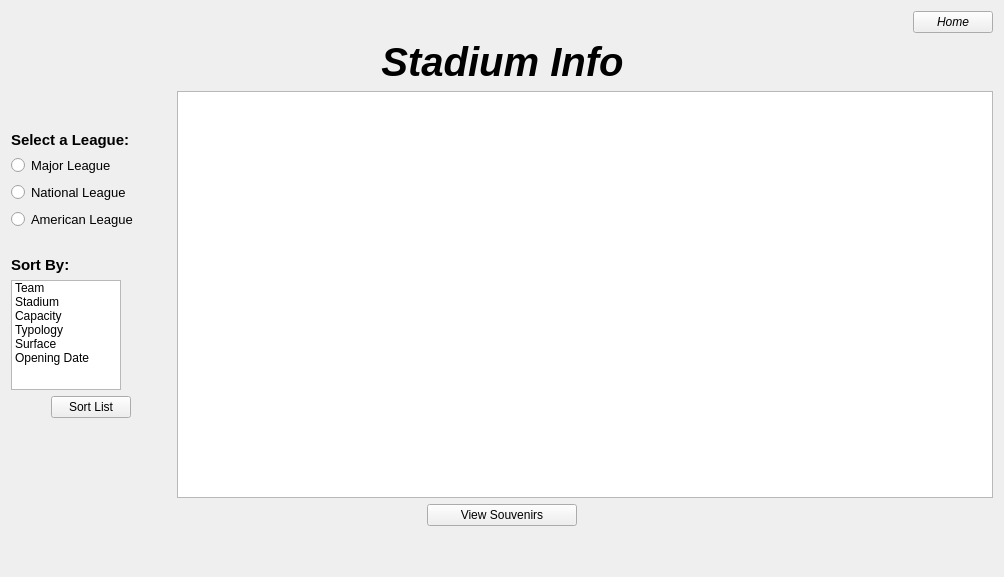
      <widget class="QWidget" name="page_infoStadiums">
       <layout class="QGridLayout" name="gridLayout_3">
        <item row="4" column="0">
         <layout class="QHBoxLayout" name="horizontalLayout_6">
          <item>
           <spacer name="horizontalSpacer_8">
            <property name="orientation">
             <enum>Qt::Horizontal</enum>
            </property>
            <property name="sizeHint" stdset="0">
             <size>
              <width>40</width>
              <height>20</height>
             </size>
            </property>
           </spacer>
          </item>
          <item>
           <widget class="QPushButton" name="stadiumsPg_btn_viewSouvenirs">
            <property name="sizePolicy">
             <sizepolicy hsizetype="Minimum" vsizetype="Fixed">
              <horstretch>1</horstretch>
              <verstretch>0</verstretch>
             </sizepolicy>
            </property>
            <property name="minimumSize">
             <size>
              <width>150</width>
              <height>0</height>
             </size>
            </property>
            <property name="maximumSize">
             <size>
              <width>150</width>
              <height>16777215</height>
             </size>
            </property>
            <property name="text">
             <string>View Souvenirs</string>
            </property>
           </widget>
          </item>
          <item>
           <spacer name="horizontalSpacer_9">
            <property name="orientation">
             <enum>Qt::Horizontal</enum>
            </property>
            <property name="sizeHint" stdset="0">
             <size>
              <width>40</width>
              <height>20</height>
             </size>
            </property>
           </spacer>
          </item>
         </layout>
        </item>
        <item row="3" column="0">
         <layout class="QFormLayout" name="formLayout">
          <property name="sizeConstraint">
           <enum>QLayout::SetNoConstraint</enum>
          </property>
          <property name="formAlignment">
           <set>Qt::AlignLeading|Qt::AlignLeft|Qt::AlignTop</set>
          </property>
          <property name="horizontalSpacing">
           <number>6</number>
          </property>
          <property name="verticalSpacing">
           <number>6</number>
          </property>
          <item row="0" column="0">
           <layout class="QVBoxLayout" name="verticalLayout">
            <item>
             <spacer name="verticalSpacer_14">
              <property name="orientation">
               <enum>Qt::Vertical</enum>
              </property>
              <property name="sizeHint" stdset="0">
               <size>
                <width>20</width>
                <height>40</height>
               </size>
              </property>
             </spacer>
            </item>
            <item>
             <widget class="QLabel" name="stadiumsPg_label_selectLeague">
              <property name="font">
               <font>
                <pointsize>11</pointsize>
                <weight>75</weight>
                <bold>true</bold>
               </font>
              </property>
              <property name="text">
               <string>Select a League:</string>
              </property>
             </widget>
            </item>
            <item>
             <widget class="QRadioButton" name="stadiumsPg_radio_MLB">
              <property name="font">
               <font>
                <pointsize>10</pointsize>
               </font>
              </property>
              <property name="text">
               <string>Major League</string>
              </property>
             </widget>
            </item>
            <item>
             <widget class="QRadioButton" name="stadiumsPg_radio_NL">
              <property name="font">
               <font>
                <pointsize>10</pointsize>
               </font>
              </property>
              <property name="text">
               <string>National League</string>
              </property>
             </widget>
            </item>
            <item>
             <widget class="QRadioButton" name="stadiumsPg_radio_AL">
              <property name="font">
               <font>
                <pointsize>10</pointsize>
               </font>
              </property>
              <property name="text">
               <string>American League</string>
              </property>
             </widget>
            </item>
            <item>
             <layout class="QVBoxLayout" name="verticalLayout_3"/>
            </item>
            <item>
             <spacer name="horizontalSpacer_29">
              <property name="orientation">
               <enum>Qt::Horizontal</enum>
              </property>
              <property name="sizeHint" stdset="0">
               <size>
                <width>40</width>
                <height>20</height>
               </size>
              </property>
             </spacer>
            </item>
            <item>
             <layout class="QVBoxLayout" name="verticalLayout_4"/>
            </item>
            <item>
             <widget class="QLabel" name="stadiumsPg_label_sortBy">
              <property name="font">
               <font>
                <pointsize>11</pointsize>
                <weight>75</weight>
                <bold>true</bold>
               </font>
              </property>
              <property name="text">
               <string>Sort By:</string>
              </property>
             </widget>
            </item>
            <item>
             <layout class="QHBoxLayout" name="horizontalLayout_4">
              <property name="spacing">
               <number>0</number>
              </property>
              <property name="sizeConstraint">
               <enum>QLayout::SetDefaultConstraint</enum>
              </property>
              <item>
               <widget class="QListWidget" name="stadiumsPg_list_sorts">
                <property name="sizePolicy">
                 <sizepolicy hsizetype="Fixed" vsizetype="Fixed">
                  <horstretch>0</horstretch>
                  <verstretch>0</verstretch>
                 </sizepolicy>
                </property>
                <property name="maximumSize">
                 <size>
                  <width>110</width>
                  <height>110</height>
                 </size>
                </property>
                <property name="font">
                 <font>
                  <pointsize>9</pointsize>
                 </font>
                </property>
                <property name="currentRow">
                 <number>-1</number>
                </property>
                <property name="sortingEnabled">
                 <bool>false</bool>
                </property>
                <item>
                 <property name="text">
                  <string>Team</string>
                 </property>
                </item>
                <item>
                 <property name="text">
                  <string>Stadium</string>
                 </property>
                </item>
                <item>
                 <property name="text">
                  <string>Capacity</string>
                 </property>
                </item>
                <item>
                 <property name="text">
                  <string>Typology</string>
                 </property>
                </item>
                <item>
                 <property name="text">
                  <string>Surface</string>
                 </property>
                </item>
                <item>
                 <property name="text">
                  <string>Opening Date</string>
                 </property>
                </item>
               </widget>
              </item>
              <item>
               <spacer name="horizontalSpacer_5">
                <property name="orientation">
                 <enum>Qt::Horizontal</enum>
                </property>
                <property name="sizeHint" stdset="0">
                 <size>
                  <width>10</width>
                  <height>20</height>
                 </size>
                </property>
               </spacer>
              </item>
             </layout>
            </item>
            <item>
             <layout class="QHBoxLayout" name="horizontalLayout_5">
              <item>
               <spacer name="horizontalSpacer_6">
                <property name="orientation">
                 <enum>Qt::Horizontal</enum>
                </property>
                <property name="sizeHint" stdset="0">
                 <size>
                  <width>40</width>
                  <height>20</height>
                 </size>
                </property>
               </spacer>
              </item>
              <item>
               <widget class="QPushButton" name="stadiumsPg_btn_sortList">
                <property name="text">
                 <string>Sort List</string>
                </property>
                <property name="autoDefault">
                 <bool>true</bool>
                </property>
               </widget>
              </item>
              <item>
               <spacer name="horizontalSpacer_7">
                <property name="orientation">
                 <enum>Qt::Horizontal</enum>
                </property>
                <property name="sizeHint" stdset="0">
                 <size>
                  <width>40</width>
                  <height>20</height>
                 </size>
                </property>
               </spacer>
              </item>
             </layout>
            </item>
            <item>
             <spacer name="verticalSpacer_13">
              <property name="orientation">
               <enum>Qt::Vertical</enum>
              </property>
              <property name="sizeHint" stdset="0">
               <size>
                <width>20</width>
                <height>40</height>
               </size>
              </property>
             </spacer>
            </item>
            <item>
             <spacer name="verticalSpacer_9">
              <property name="orientation">
               <enum>Qt::Vertical</enum>
              </property>
              <property name="sizeHint" stdset="0">
               <size>
                <width>20</width>
                <height>40</height>
               </size>
              </property>
             </spacer>
            </item>
           </layout>
          </item>
          <item row="0" column="1">
           <widget class="QTableWidget" name="stadiumsPg_table_info">
            <property name="font">
             <font>
              <pointsize>9</pointsize>
             </font>
            </property>
            <property name="focusPolicy">
             <enum>Qt::ClickFocus</enum>
            </property>
            <property name="sizeAdjustPolicy">
             <enum>QAbstractScrollArea::AdjustToContents</enum>
            </property>
            <property name="autoScroll">
             <bool>false</bool>
            </property>
            <property name="editTriggers">
             <set>QAbstractItemView::NoEditTriggers</set>
            </property>
            <property name="tabKeyNavigation">
             <bool>false</bool>
            </property>
            <property name="showDropIndicator" stdset="0">
             <bool>false</bool>
            </property>
            <property name="dragDropOverwriteMode">
             <bool>false</bool>
            </property>
            <property name="alternatingRowColors">
             <bool>true</bool>
            </property>
            <property name="selectionMode">
             <enum>QAbstractItemView::SingleSelection</enum>
            </property>
            <property name="selectionBehavior">
             <enum>QAbstractItemView::SelectRows</enum>
            </property>
            <property name="horizontalScrollMode">
             <enum>QAbstractItemView::ScrollPerPixel</enum>
            </property>
            <attribute name="horizontalHeaderVisible">
             <bool>false</bool>
            </attribute>
            <attribute name="horizontalHeaderCascadingSectionResizes">
             <bool>false</bool>
            </attribute>
            <attribute name="horizontalHeaderHighlightSections">
             <bool>false</bool>
            </attribute>
            <attribute name="verticalHeaderVisible">
             <bool>false</bool>
            </attribute>
            <column>
             <property name="text">
              <string>Team</string>
             </property>
            </column>
            <column>
             <property name="text">
              <string>Stadium</string>
             </property>
            </column>
            <column>
             <property name="text">
              <string>Capacity</string>
             </property>
            </column>
            <column>
             <property name="text">
              <string>Typology</string>
             </property>
            </column>
            <column>
             <property name="text">
              <string>Surface</string>
             </property>
            </column>
            <column>
             <property name="text">
              <string>Address</string>
             </property>
            </column>
            <column>
             <property name="text">
              <string>Phone Number</string>
             </property>
            </column>
            <column>
             <property name="text">
              <string>Opening Date</string>
             </property>
            </column>
           </widget>
          </item>
         </layout>
        </item>
        <item row="5" column="0">
         <spacer name="verticalSpacer_19">
          <property name="orientation">
           <enum>Qt::Vertical</enum>
          </property>
          <property name="sizeHint" stdset="0">
           <size>
            <width>20</width>
            <height>40</height>
           </size>
          </property>
         </spacer>
        </item>
        <item row="1" column="0">
         <layout class="QHBoxLayout" name="horizontalLayout_31">
          <item>
           <spacer name="horizontalSpacer_36">
            <property name="orientation">
             <enum>Qt::Horizontal</enum>
            </property>
            <property name="sizeHint" stdset="0">
             <size>
              <width>40</width>
              <height>20</height>
             </size>
            </property>
           </spacer>
          </item>
          <item>
           <widget class="QPushButton" name="stadiumsPg_btn_home">
            <property name="font">
             <font>
              <italic>true</italic>
             </font>
            </property>
            <property name="text">
             <string>Home</string>
            </property>
            <property name="autoDefault">
             <bool>true</bool>
            </property>
           </widget>
          </item>
         </layout>
        </item>
        <item row="2" column="0">
         <layout class="QHBoxLayout" name="horizontalLayout_7">
          <item>
           <spacer name="horizontalSpacer_10">
            <property name="orientation">
             <enum>Qt::Horizontal</enum>
            </property>
            <property name="sizeHint" stdset="0">
             <size>
              <width>40</width>
              <height>20</height>
             </size>
            </property>
           </spacer>
          </item>
          <item>
           <widget class="QLabel" name="stadiumsPg_label_TOP">
            <property name="font">
             <font>
              <pointsize>30</pointsize>
              <weight>75</weight>
              <italic>true</italic>
              <bold>true</bold>
              <underline>false</underline>
             </font>
            </property>
            <property name="text">
             <string>Stadium Info</string>
            </property>
            <property name="alignment">
             <set>Qt::AlignCenter</set>
            </property>
           </widget>
          </item>
          <item>
           <spacer name="horizontalSpacer_11">
            <property name="orientation">
             <enum>Qt::Horizontal</enum>
            </property>
            <property name="sizeHint" stdset="0">
             <size>
              <width>40</width>
              <height>20</height>
             </size>
            </property>
           </spacer>
          </item>
         </layout>
        </item>
       </layout>
      </widget>
